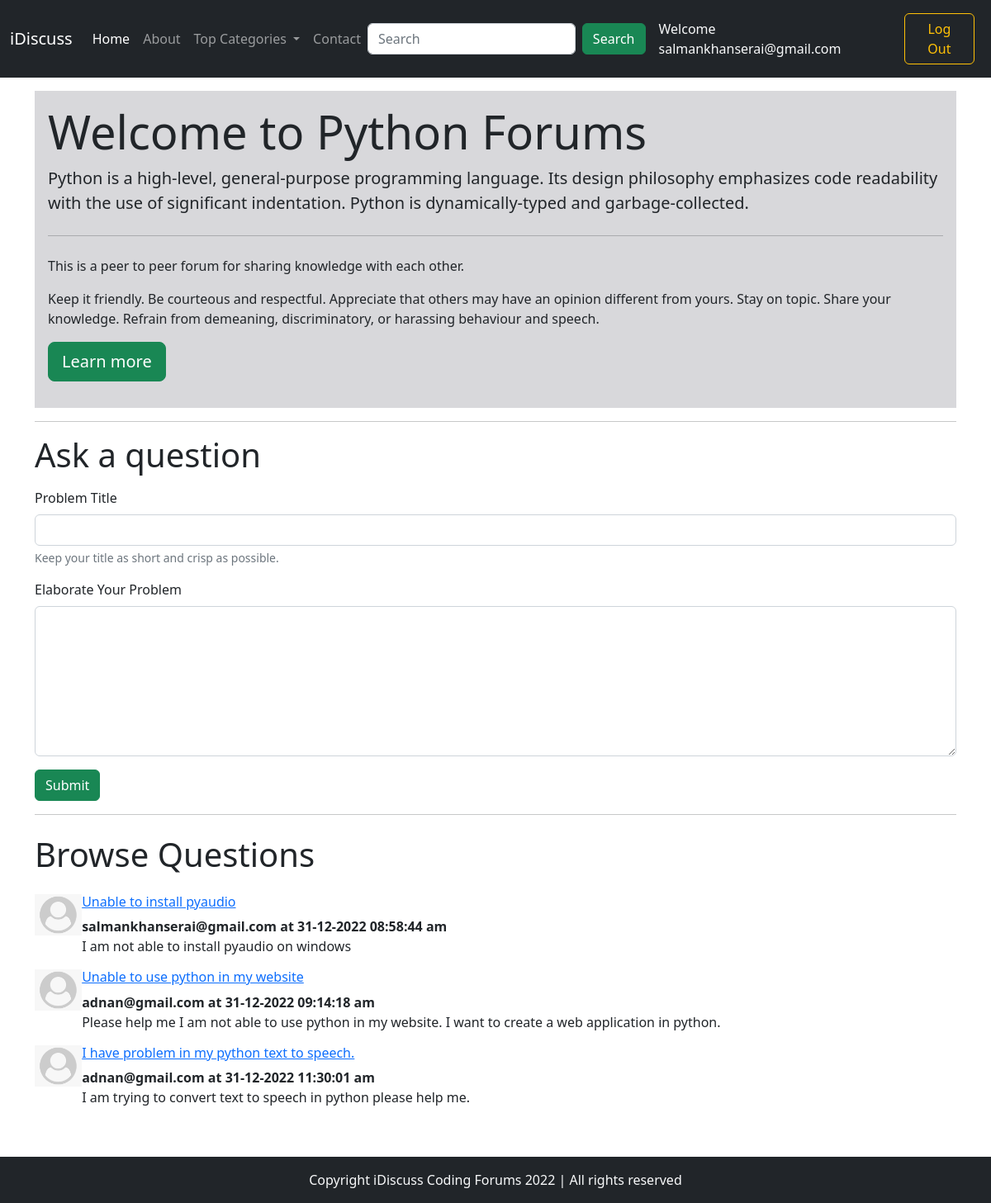
The page /threadlist.php?catid=1 (signed in) on the database its author committed.
### tables this page shows
CREATE TABLE `categories` (
  `category_id` int(11) NOT NULL,
  `category_name` varchar(255) NOT NULL,
  `category_description` varchar(255) NOT NULL,
  `created` datetime NOT NULL DEFAULT current_timestamp()
);

CREATE TABLE `threads` (
  `thread_id` int(11) NOT NULL,
  `thread_title` varchar(255) NOT NULL,
  `thread_desc` text NOT NULL,
  `thread_cat_id` int(11) NOT NULL,
  `thread_user_id` int(11) NOT NULL,
  `timestamp` datetime NOT NULL DEFAULT current_timestamp()
);

CREATE TABLE `users` (
  `user_id` int(11) NOT NULL,
  `user_email` varchar(100) NOT NULL,
  `user_pass` varchar(255) NOT NULL,
  `timestamp` datetime NOT NULL DEFAULT current_timestamp()
);

### threadlist.php (the view, shortened to what this page needs)
<?php
include 'partials/_dbconnect.php';
?>
<!DOCTYPE html>
<html lang="en">
<head>
    <link rel="stylesheet" href="bootstrap/css/bootstrap.min.css">
</head>
<body>
    <?php include 'partials/_header.php'; ?>
    <?php
    $catid = $_GET['catid'];
    $sql = "SELECT * FROM `categories` WHERE `category_id`='$catid'";
    $result = mysqli_query($conn, $sql);
    $row = mysqli_fetch_assoc($result);
    ?>
    <div class="container my-3">
        <div class="jumbotron p-3" style="background-color: #d8d8db;">
            <h1 class="display-4">Welcome to <?php echo $row['category_name']; ?> Forums</h1>
            <p class="lead"><?php echo $row['category_description']; ?></p>
            <hr class="my-4">
            <p>This is a peer to peer forum for sharing knowledge with each other.</p>
            <p>Keep it friendly.
                Be courteous and respectful. Appreciate that others may have an opinion different from yours.
                Stay on topic.
                Share your knowledge.
                Refrain from demeaning, discriminatory, or harassing behaviour and speech.</p>
            <p class="lead">
                <a class="btn btn-success btn-lg" href="#" role="button">Learn more</a>
            </p>
        </div>
        <hr>
    </div>
    <?php
    if (isset($_SESSION['login']) && $_SESSION['login'] == true) {
    ?>
        <div class="container">
            <h1 class="">Ask a question</h1>
            <form action="threadlist.php?catid=<?php echo $catid; ?>" method="post" class="my-3">
                <div class="mb-3">
                    <label for="title" class="form-label">Problem Title</label>
                    <input type="text" class="form-control" id="title" name="title" aria-describedby="emailHelp" required>
                    <div id="emailHelp" class="form-text">Keep your title as short and crisp as possible.</div>
                </div>
                <div class="mb-3">
                    <label for="desc" class="form-label">Elaborate Your Problem</label>
                    <textarea class="form-control" name="desc" id="desc" rows="7" required></textarea>
                </div>
                <button type="submit" class="btn btn-success" name="btn-submit">Submit</button>
            </form>
            <hr>
        </div>
    <?php
    }
    ?>
    <div class="container">
        <h1 class="my-4">Browse Questions</h1>
        <?php
        $sql = "SELECT * FROM `threads` WHERE `thread_cat_id`=$catid";
        $results = mysqli_query($conn, $sql);
        while ($row = mysqli_fetch_assoc($results)) {
            $thread_user_id = $row['thread_user_id'];
            $sql2 = "SELECT user_email FROM users WHERE user_id='$thread_user_id'";
            $result2 = mysqli_query($conn, $sql2);
            $row2 = mysqli_fetch_assoc($result2);
            $user_email = $row2['user_email'];
        ?>
            <div class="media d-flex my-3">
                <img class="mr-3" src="img/user-default.png" height="50" alt="User Image">
                <div class="media-body">
                    <h6 class="mt-0"><a href="thread.php?threadid=<?php echo $row['thread_id']; ?>"><?php echo $row['thread_title']; ?></a></h6>
                    <p class="my-0"><b><?php echo $user_email . " at " . date('d-m-Y h:i:s a', strtotime($row['timestamp'])); ?></b></p>
                    <?php echo $row['thread_desc']; ?>
                </div>
            </div>
        <?php
        }
        ?>
    </div>
    <?php include 'partials/_footer.php'; ?>
</body>
</html>

### rows shown on the page
categories: category_name "Python", category_description "Python is a high-level, general-purpose programming language. Its design philosophy emphasizes code readability with the use of significant indentation. Python is dynamically-typed and garbage-collected."
threads: thread_title "Unable to install pyaudio", users.user_email "salmankhanserai@gmail.com", timestamp "31-12-2022 08:58:44 am", thread_desc "I am not able to install pyaudio on windows"
threads: thread_title "Unable to use python in my website", users.user_email "adnan@gmail.com", timestamp "31-12-2022 09:14:18 am", thread_desc "Please help me I am not able to use python in my website. I want to create a web application in python."
threads: thread_title "I have problem in my python text to speech.", users.user_email "adnan@gmail.com", timestamp "31-12-2022 11:30:01 am", thread_desc "I am trying to convert text to speech in python please help me."

### other values the page prints
$_SESSION['user_email'] "salmankhanserai@gmail.com"
